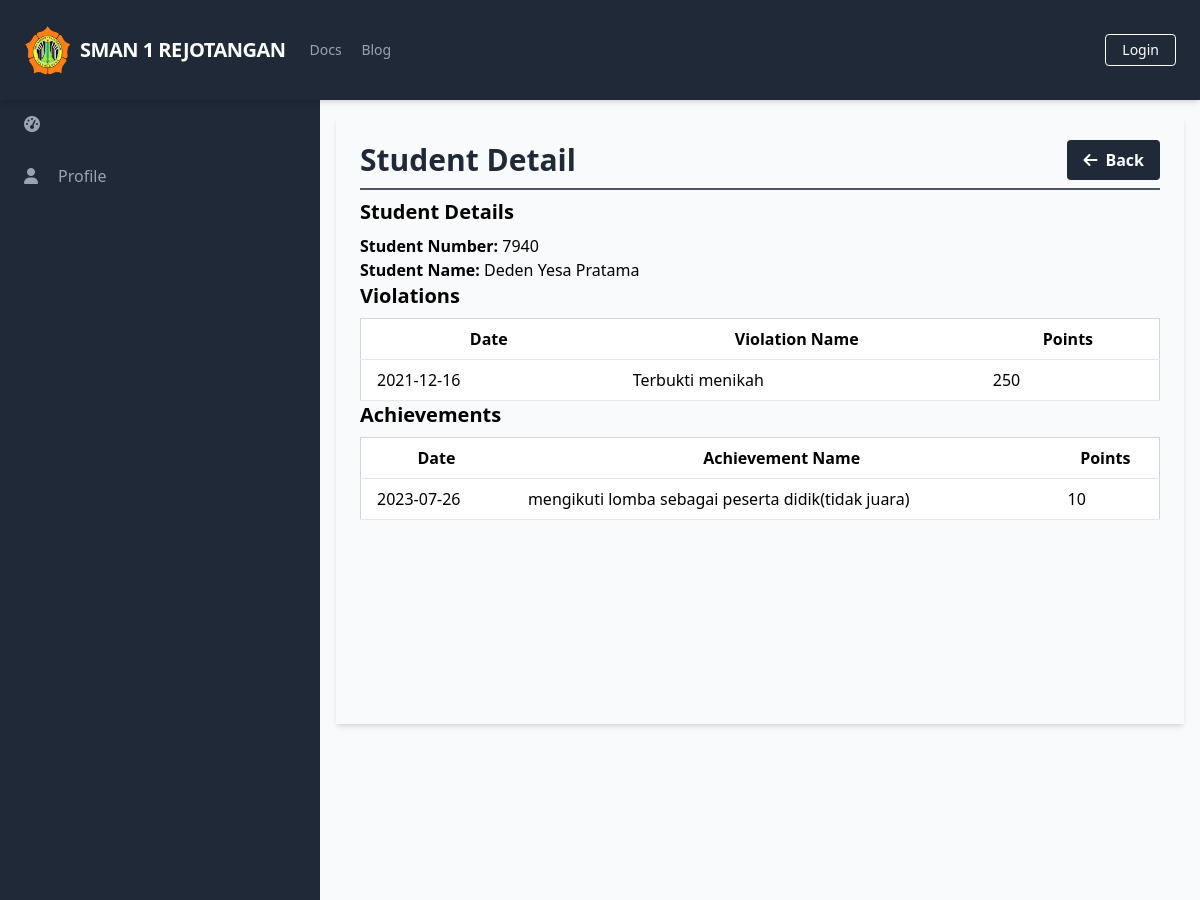
The app's page /manage_student_violationhandlings/manage_student_violationhandlings_detail.php?student_id=3637, older data.
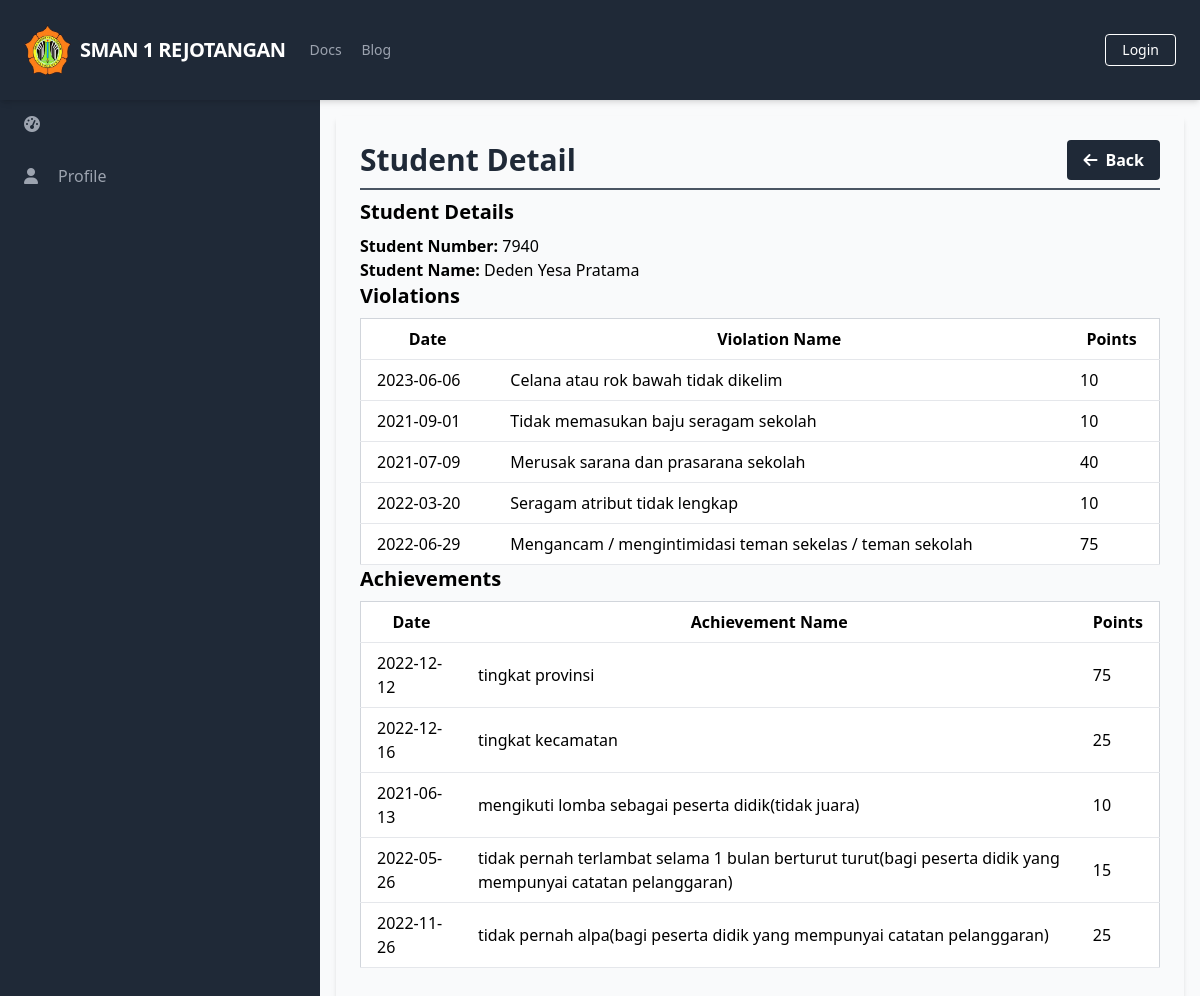
The same page, newer data.
### tables this page shows
CREATE TABLE `StudentViolations` (
  `StudentViolationID` int(11) NOT NULL,
  `StudentID` int(11) DEFAULT NULL,
  `ViolationID` int(11) DEFAULT NULL,
  `Date` date DEFAULT NULL,
  `Time` time DEFAULT NULL,
  `CreatedAt` timestamp NOT NULL DEFAULT current_timestamp(),
  `UpdatedAt` timestamp NOT NULL DEFAULT current_timestamp() ON UPDATE current_timestamp()
);

CREATE TABLE `MasterViolations` (
  `ViolationID` int(11) NOT NULL,
  `ViolationType` varchar(255) NOT NULL,
  `ViolationName` varchar(255) NOT NULL,
  `Points` int(11) NOT NULL
);

CREATE TABLE `StudentAchievements` (
  `StudentAchievementID` int(11) NOT NULL,
  `StudentID` int(11) DEFAULT NULL,
  `AchievementID` int(11) DEFAULT NULL,
  `Date` date DEFAULT NULL,
  `Time` time DEFAULT NULL,
  `AchievementName` varchar(255) NOT NULL,
  `Organizer` varchar(255) DEFAULT NULL,
  `Rank` varchar(255) DEFAULT NULL,
  `Details` text DEFAULT NULL,
  `CreatedAt` datetime DEFAULT NULL,
  `UpdatedAt` datetime DEFAULT NULL
);

CREATE TABLE `MasterAchievements` (
  `AchievementID` int(11) NOT NULL,
  `AchievementType` varchar(255) NOT NULL,
  `AchievementName` varchar(255) NOT NULL,
  `Points` int(11) NOT NULL
);

### public/manage_student_violationhandlings/manage_student_violationhandlings_detail.php (the view, shortened to what this page needs)
<?php
require_once('../../database/connection.php');
$studentID = isset($_GET['student_id']) ? intval($_GET['student_id']) : null;
$query = "SELECT Students.StudentID,
                 Students.StudentNumber,
                 Users.FullName AS StudentName
          FROM Students
          JOIN Users ON Students.UserID = Users.UserID
          WHERE Students.StudentID = $studentID";
$result = mysqli_query($conn, $query);
$studentDetails = mysqli_fetch_assoc($result);
$queryViolations = "SELECT StudentViolations.Date, MasterViolations.ViolationName, MasterViolations.Points
                    FROM StudentViolations
                    JOIN MasterViolations ON StudentViolations.ViolationID = MasterViolations.ViolationID
                    WHERE StudentViolations.StudentID = $studentID";
$resultViolations = mysqli_query($conn, $queryViolations);
$queryAchievements = "SELECT StudentAchievements.Date, MasterAchievements.AchievementName, MasterAchievements.Points
                      FROM StudentAchievements
                      JOIN MasterAchievements ON StudentAchievements.AchievementID = MasterAchievements.AchievementID
                      WHERE StudentAchievements.StudentID = $studentID";
$resultAchievements = mysqli_query($conn, $queryAchievements);
?>
<?php include_once('../components/header.php'); ?>
<div class="h-screen flex flex-col">
    <?php include('../components/navbar.php'); ?>
    <div class="flex-grow bg-gray-50 flex flex-row shadow-md">
        <?php include('../components/sidebar.php'); ?>
        <main class="bg-gray-50 flex flex-col flex-1 overflow-y-scroll h-screen flex-shrink-0 sc-hide pb-40">
            <div class="flex items-start justify-start p-6 shadow-md m-4 flex-1 flex-col">
                <div class="flex flex-row justify-between items-center w-full border-b-2 border-gray-600 mb-2 pb-2">
                    <h1 class="text-3xl text-gray-800 font-semibold w-full">Student Detail</h1>
                    <div class="flex flex-row justify-end items-center">
                        <a href="manage_student_violationhandlings_list.php" class="bg-gray-800 hover-bg-gray-700 text-white font-bold py-2 px-4 rounded inline-flex items-center space-x-2">
                            <i class="fas fa-arrow-left"></i>
                            <span>Back</span>
                        </a>
                    </div>
                </div>
                <div class="flex flex-col w-full">
                    <h2 class="text-xl font-semibold mb-2">Student Details</h2>
                    <p><strong>Student Number:</strong> <?php echo $studentDetails['StudentNumber']; ?></p>
                    <p><strong>Student Name:</strong> <?php echo $studentDetails['StudentName']; ?></p>
                    <h2 class="text-xl font-semibold mb-2">Violations</h2>
                    <table class="min-w-full bg-white border border-gray-300">
                        <thead>
                            <tr>
                                <th class="py-2 px-4 border-b">Date</th>
                                <th class="py-2 px-4 border-b">Violation Name</th>
                                <th class="py-2 px-4 border-b">Points</th>
                            </tr>
                        </thead>
                        <tbody>
                            <?php
                            while ($row = mysqli_fetch_assoc($resultViolations)) {
                                echo '<tr>';
                                echo '<td class="py-2 px-4 border-b">' . $row['Date'] . '</td>';
                                echo '<td class="py-2 px-4 border-b">' . $row['ViolationName'] . '</td>';
                                echo '<td class="py-2 px-4 border-b">' . $row['Points'] . '</td>';
                                echo '</tr>';
                            }
                            ?>
                        </tbody>
                    </table>
                    <h2 class="text-xl font-semibold mb-2">Achievements</h2>
                    <table class="min-w-full bg-white border border-gray-300">
                        <thead>
                            <tr>
                                <th class="py-2 px-4 border-b">Date</th>
                                <th class="py-2 px-4 border-b">Achievement Name</th>
                                <th class="py-2 px-4 border-b">Points</th>
                            </tr>
                        </thead>
                        <tbody>
                            <?php
                            while ($row = mysqli_fetch_assoc($resultAchievements)) {
                                echo '<tr>';
                                echo '<td class="py-2 px-4 border-b">' . $row['Date'] . '</td>';
                                echo '<td class="py-2 px-4 border-b">' . $row['AchievementName'] . '</td>';
                                echo '<td class="py-2 px-4 border-b">' . $row['Points'] . '</td>';
                                echo '</tr>';
                            }
                            ?>
                        </tbody>
                    </table>
                </div>
            </div>
        </main>
    </div>
</div>
</body>

Row changes from the older to the newer data that the page shows:
no longer on this page (row edited): studentachievements: Date "2023-07-26", AchievementID.AchievementName "mengikuti lomba sebagai peserta didik(tidak juara)", AchievementID.Points "10"
now on this page (row edited): studentviolations: Date "2023-06-06", ViolationID.ViolationName "Celana atau rok bawah tidak dikelim", ViolationID.Points "10"
changed studentviolations: Date "2021-12-16" → "2021-09-01"; ViolationID.ViolationName "Terbukti menikah" → "Tidak memasukan baju seragam sekolah"; ViolationID.Points "250" → "10"
now on this page (row edited): studentviolations: Date "2021-07-09", ViolationID.ViolationName "Merusak sarana dan prasarana sekolah", ViolationID.Points "40"
now on this page (row edited): studentviolations: Date "2022-03-20", ViolationID.ViolationName "Seragam atribut tidak lengkap", ViolationID.Points "10"
now on this page (row edited): studentviolations: Date "2022-06-29", ViolationID.ViolationName "Mengancam / mengintimidasi teman sekelas / teman sekolah", ViolationID.Points "75"
now on this page (row edited): studentachievements: Date "2022-12-12", AchievementID.AchievementName "tingkat provinsi", AchievementID.Points "75"
now on this page (row edited): studentachievements: Date "2022-12-16", AchievementID.AchievementName "tingkat kecamatan", AchievementID.Points "25"
now on this page (row edited): studentachievements: Date "2021-06-13", AchievementID.AchievementName "mengikuti lomba sebagai peserta didik(tidak juara)", AchievementID.Points "10"
now on this page (row edited): studentachievements: Date "2022-05-26", AchievementID.AchievementName "tidak pernah terlambat selama 1 bulan berturut turut(bagi peserta didik yang mempunyai catatan pelanggaran)", AchievementID.Points "15"
now on this page (row edited): studentachievements: Date "2022-11-26", AchievementID.AchievementName "tidak pernah alpa(bagi peserta didik yang mempunyai catatan pelanggaran)", AchievementID.Points "25"
